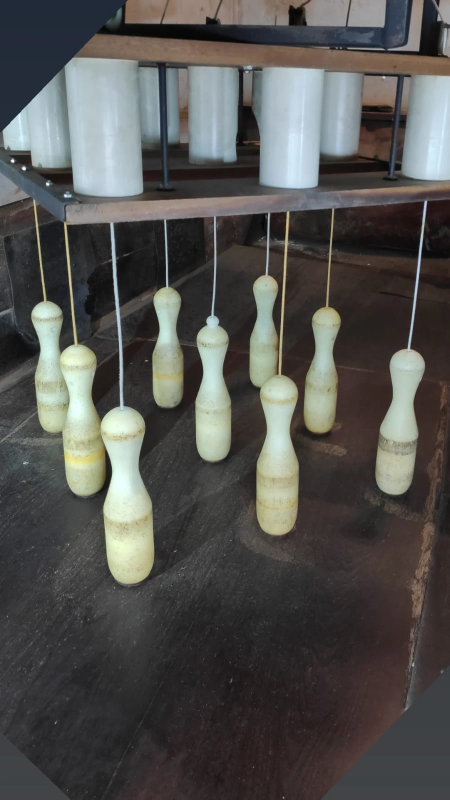
#> input picture img/bolao.jpeg, 899 x 1599 px, given in place of cancha-1-pontos-8.mp4, which was not available (shown at 1/2 size)
$ python teste-9-agulhas.py
#> lines starting #> are read from the running program, lines starting #| are printed output that depends on the picture; pictures that were not available may be replaced by others from this repository, and a replacement may not be noted
import cv2
from cv2 import rectangle
import numpy

redimensionamento = .2

# base = cv2.imread('img/28-06/3-pontos-1.jpg', cv2.IMREAD_UNCHANGED)
# base = cv2.cvtColor(base, cv2.COLOR_BGR2GRAY)
# base = cv2.resize(base, (int(base.shape[1] * redimensionamento), int(base.shape[0] * redimensionamento)))

locs = [
  [126, 93],
  [164, 121],
  [202, 161],
  [218, 73],
  [259, 93],
  [321, 123],
  [285, 64],
  [350, 69],
  [415, 89],
]

margemErro = 25
percentualAcerto = .7

video = cv2.VideoCapture('vid/cancha-1-pontos-8.mp4')

if (video.isOpened()== False):
  print("Error opening video stream or file")

redimensionamento = .3

while(video.isOpened()):
  imagem = video.read()[1]
#> imagem is the input picture: shape (1599, 899, 3); mean B, G, R 80, 82.6, 83.1
  imagem = cv2.cvtColor(imagem, cv2.COLOR_BGR2GRAY)
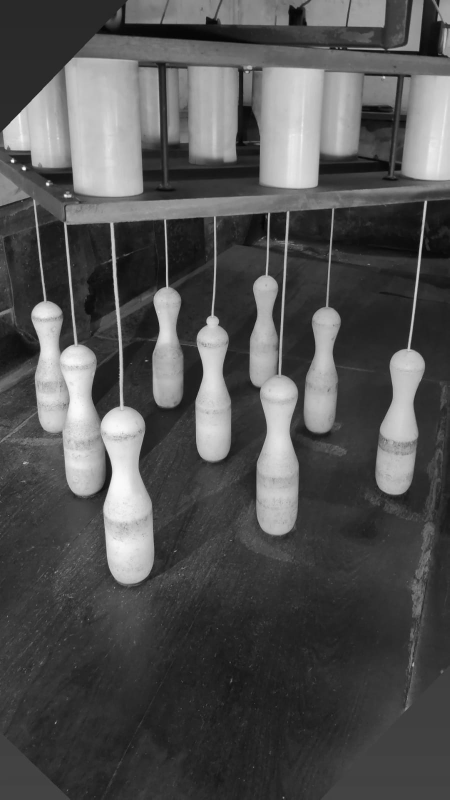
#> imagem: shape (1599, 899) (shown at 1/2 size); min 3, max 254, mean 82.5
  imagem = cv2.resize(imagem, (int(imagem.shape[1] * redimensionamento), int(imagem.shape[0] * redimensionamento)))
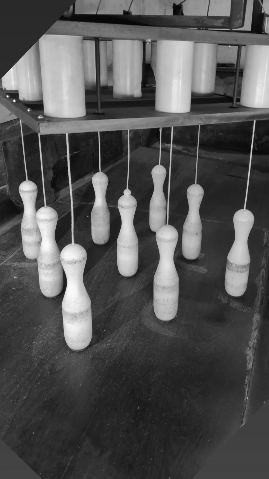
#> imagem: shape (479, 269); min 4, max 250, mean 82.4
  # [7 lines of commented-out code are left out]

  retangulos = []
  for index in [1, 2, 3, 4, 5, 6, 7, 8, 9]:
    agulha = cv2.imread('img/cancha-1 (2)/%s.png' % index, cv2.IMREAD_UNCHANGED)
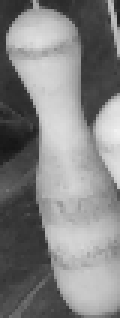
#> input picture img/cancha-1 (2)/1.png, 40 x 106 px (shown 3 times larger)
#> agulha is the input picture: shape (106, 40, 4); mean B, G, R, A 131.3, 131.3, 131.3, 255
    agulha = cv2.cvtColor(agulha, cv2.COLOR_BGR2GRAY)
#> agulha: shape (106, 40)
    hei, wei = agulha.shape
#> hei = 106; wei = 40

    match = cv2.matchTemplate(imagem, agulha, cv2.TM_CCOEFF_NORMED)
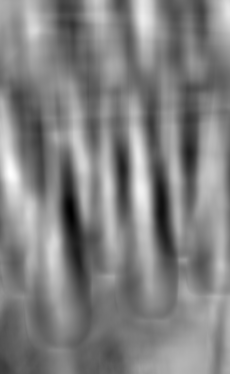
#> match: shape (374, 230) float32; min -0.743, max 0.699, mean -0.00899; drawn with min black and max white
    min_val, max_val, min_loc, max_loc = cv2.minMaxLoc(match)
#> min_val = -0.743; max_val = 0.699; min_loc = (70, 210); max_loc = (10, 173)
    x, y = max_loc
#> x = 10; y = 173

    # [15 lines of commented-out code are left out]


    yloc, xloc = numpy.where(match >= percentualAcerto)
#> yloc = empty array; xloc = empty array

    loc = locs[index - 1]

    for (x, y) in zip(xloc, yloc):
      if (int(x) < loc[0] + margemErro and int(x) > loc[0] - margemErro
      and int(y) < loc[1] + margemErro and int(y) > loc[1] - margemErro):
        retangulos.append([int(x), int(y), int(agulha.shape[1]), int(agulha.shape[0])])
        retangulos.append([int(x), int(y), int(agulha.shape[1]), int(agulha.shape[0])])
#> this loop made 0 passes
#> after the loop, retangulos = []


  groupRetangulos = cv2.groupRectangles(retangulos, 1, 0.2)
  # print('-----')
  for (x, y, wei, hei) in groupRetangulos[0]:
    # print([x, y])
    cv2.rectangle(imagem, (x, y), (x + wei, y + hei), (255, 0, 0,), 2)

  cv2.imshow('Base', imagem)

  if cv2.waitKey(1) & 0xFF == ord('q'):
    break

video.release()
cv2.waitKey()
cv2.destroyAllWindows()
